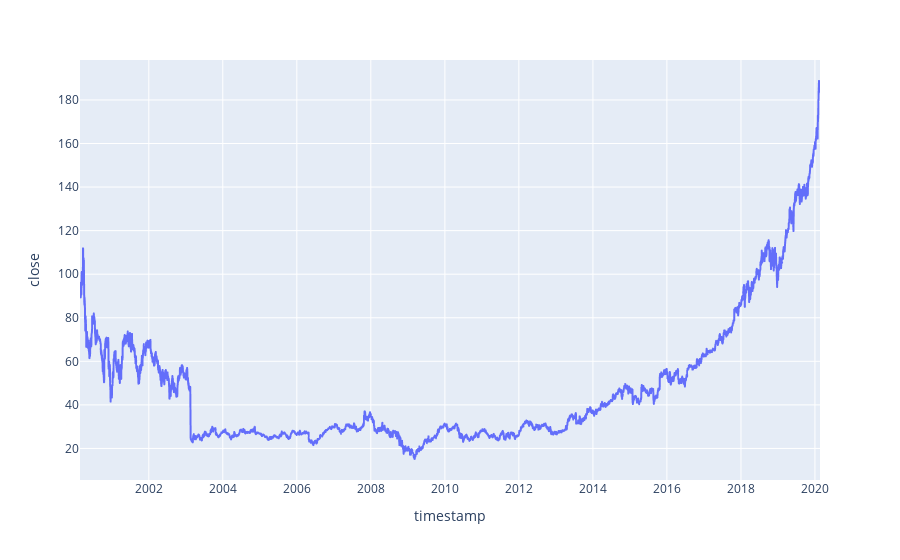
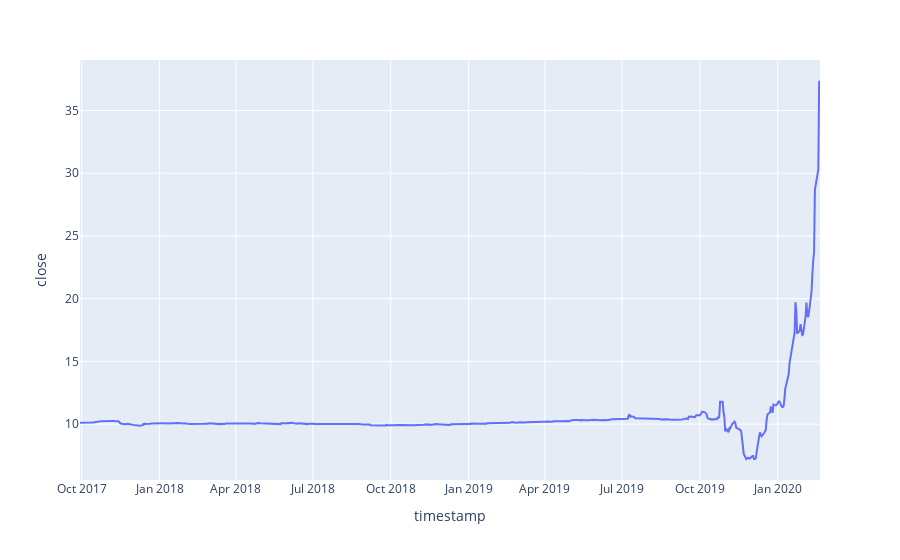

Here is the notebook cell these charts were saved with, in order:
### Markdown cell above
### Test Our Data Using Microsoft, then Virgin Galactic

### Code cell
fig = px.line(msft_csv, x='timestamp', y='close')
fig.show()

fig = px.line(spce_csv, x='timestamp', y='close')
fig.show()

### Figure 1 — Plotly figure (JSON) as saved in the notebook; plotly's stock layout.template omitted (floating-point values rounded to 4 significant figures; data arrays with more than 128 entries replaced by an {"elided": "..."} marker saying what was removed)
{"data": [{"hoverlabel": {"namelength": 0}, "hovertemplate": "timestamp=%{x}<br>close=%{y}", "legendgroup": "", "line": {"color": "#636efa", "dash": "solid"}, "mode": "lines", "name": "", "showlegend": false, "type": "scattergl", "x": {"elided": "5031 str values"}, "xaxis": "x", "y": {"elided": "5031 float values"}, "yaxis": "y"}], "layout": {"legend": {"tracegroupgap": 0}, "margin": {"t": 60}, "xaxis": {"anchor": "y", "domain": [0, 1], "title": {"text": "timestamp"}}, "yaxis": {"anchor": "x", "domain": [0, 1], "title": {"text": "close"}}}}

### Figure 2 — Plotly figure (JSON) as saved in the notebook; plotly's stock layout.template omitted (floating-point values rounded to 4 significant figures; data arrays with more than 128 entries replaced by an {"elided": "..."} marker saying what was removed)
{"data": [{"hoverlabel": {"namelength": 0}, "hovertemplate": "timestamp=%{x}<br>close=%{y}", "legendgroup": "", "line": {"color": "#636efa", "dash": "solid"}, "mode": "lines", "name": "", "showlegend": false, "type": "scatter", "x": {"elided": "601 str values"}, "xaxis": "x", "y": {"elided": "601 float values"}, "yaxis": "y"}], "layout": {"legend": {"tracegroupgap": 0}, "margin": {"t": 60}, "xaxis": {"anchor": "y", "domain": [0, 1], "title": {"text": "timestamp"}}, "yaxis": {"anchor": "x", "domain": [0, 1], "title": {"text": "close"}}}}
